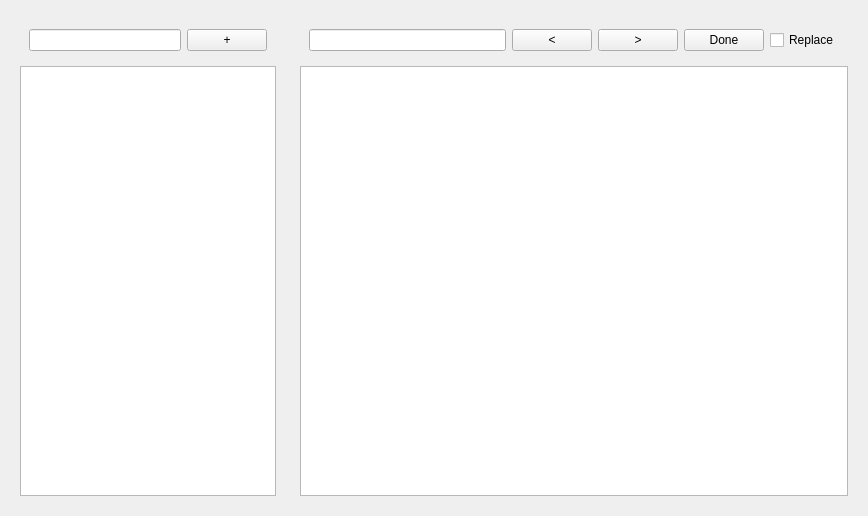
<?xml version="1.0" encoding="UTF-8"?>
<ui version="4.0">
 <class>Form</class>
 <widget class="QWidget" name="Form">
  <property name="geometry">
   <rect>
    <x>0</x>
    <y>0</y>
    <width>868</width>
    <height>516</height>
   </rect>
  </property>
  <property name="windowTitle">
   <string>Form</string>
  </property>
  <layout class="QHBoxLayout" name="horizontalLayout_3">
   <item>
    <widget class="QWidget" name="fileListWidget" native="true">
     <property name="sizePolicy">
      <sizepolicy hsizetype="Preferred" vsizetype="Preferred">
       <horstretch>0</horstretch>
       <verstretch>0</verstretch>
      </sizepolicy>
     </property>
     <layout class="QVBoxLayout" name="verticalLayout_2">
      <item>
       <widget class="QWidget" name="searchWidgetInFileList" native="true">
        <layout class="QHBoxLayout" name="horizontalLayout_2">
         <item>
          <widget class="QLineEdit" name="searchLineBoxInFileList"/>
         </item>
         <item>
          <widget class="QPushButton" name="newFileButton">
           <property name="text">
            <string>+</string>
           </property>
          </widget>
         </item>
        </layout>
       </widget>
      </item>
      <item>
       <widget class="QListView" name="fileListView"/>
      </item>
     </layout>
     <zorder>searchLineBoxInFileList</zorder>
     <zorder>fileListView</zorder>
     <zorder>searchWidgetInFileList</zorder>
    </widget>
   </item>
   <item>
    <widget class="QWidget" name="editorWidget" native="true">
     <property name="sizePolicy">
      <sizepolicy hsizetype="Preferred" vsizetype="Preferred">
       <horstretch>1</horstretch>
       <verstretch>0</verstretch>
      </sizepolicy>
     </property>
     <layout class="QVBoxLayout" name="verticalLayout">
      <item>
       <widget class="QWidget" name="searchWidgetInEditor" native="true">
        <layout class="QHBoxLayout" name="horizontalLayout">
         <item>
          <widget class="QLineEdit" name="searchLineBoxInEditor"/>
         </item>
         <item>
          <widget class="QPushButton" name="prevWordButton">
           <property name="text">
            <string>&lt;</string>
           </property>
          </widget>
         </item>
         <item>
          <widget class="QPushButton" name="nextWordButton">
           <property name="text">
            <string>&gt;</string>
           </property>
          </widget>
         </item>
         <item>
          <widget class="QPushButton" name="doneButton">
           <property name="text">
            <string>Done</string>
           </property>
          </widget>
         </item>
         <item>
          <widget class="QCheckBox" name="replaceCheckBox">
           <property name="text">
            <string>Replace</string>
           </property>
          </widget>
         </item>
        </layout>
       </widget>
      </item>
      <item>
       <widget class="QTextEdit" name="editor"/>
      </item>
     </layout>
    </widget>
   </item>
  </layout>
 </widget>
 <resources/>
 <connections/>
</ui>
